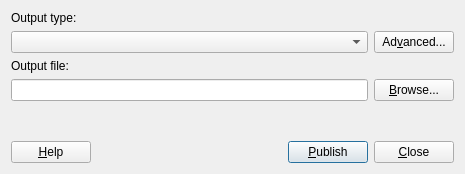
<ui version="4.0" >
 <class>PublishDialogBase</class>
 <widget class="QDialog" name="PublishDialogBase" >
  <property name="geometry" >
   <rect>
    <x>0</x>
    <y>0</y>
    <width>465</width>
    <height>174</height>
   </rect>
  </property>
  <property name="windowTitle" >
   <string>Publish</string>
  </property>
  <property name="sizeGripEnabled" >
   <bool>false</bool>
  </property>
  <layout class="QGridLayout" >
   <property name="margin" >
    <number>11</number>
   </property>
   <property name="spacing" >
    <number>6</number>
   </property>
   <item row="0" column="0" >
    <widget class="QLabel" name="inscriptionLabel_" >
     <property name="sizePolicy" >
      <sizepolicy vsizetype="Fixed" hsizetype="Fixed" >
       <horstretch>0</horstretch>
       <verstretch>0</verstretch>
      </sizepolicy>
     </property>
     <property name="text" >
      <string>Output type:</string>
     </property>
    </widget>
   </item>
   <item row="1" column="0" colspan="3" >
    <widget class="QComboBox" name="outputTypeCombo_" >
     <property name="sizePolicy" >
      <sizepolicy vsizetype="Fixed" hsizetype="Expanding" >
       <horstretch>0</horstretch>
       <verstretch>0</verstretch>
      </sizepolicy>
     </property>
    </widget>
   </item>
   <item row="1" column="3" >
    <widget class="QPushButton" name="advancedButton_" >
     <property name="text" >
      <string>Ad&amp;vanced...</string>
     </property>
     <property name="autoDefault" >
      <bool>false</bool>
     </property>
    </widget>
   </item>
   <item row="2" column="0" >
    <widget class="QLabel" name="outputFileLabel_" >
     <property name="sizePolicy" >
      <sizepolicy vsizetype="Fixed" hsizetype="Fixed" >
       <horstretch>0</horstretch>
       <verstretch>0</verstretch>
      </sizepolicy>
     </property>
     <property name="text" >
      <string>Output file:</string>
     </property>
    </widget>
   </item>
   <item row="3" column="0" colspan="3" >
    <widget class="QLineEdit" name="outputFileEdit_" />
   </item>
   <item row="3" column="3" >
    <widget class="QPushButton" name="browseToButton_" >
     <property name="text" >
      <string>&amp;Browse...</string>
     </property>
     <property name="shortcut" >
      <string>Alt+B</string>
     </property>
     <property name="autoDefault" >
      <bool>false</bool>
     </property>
    </widget>
   </item>
   <item row="4" column="1" >
    <spacer>
     <property name="orientation" >
      <enum>Qt::Vertical</enum>
     </property>
     <property name="sizeType" >
      <enum>QSizePolicy::Expanding</enum>
     </property>
     <property name="sizeHint" stdset="0" >
      <size>
       <width>20</width>
       <height>40</height>
      </size>
     </property>
    </spacer>
   </item>
   <item row="5" column="0" >
    <widget class="QPushButton" name="helpButton_" >
     <property name="text" >
      <string>&amp;Help</string>
     </property>
     <property name="shortcut" >
      <string>Alt+H</string>
     </property>
     <property name="autoDefault" >
      <bool>false</bool>
     </property>
    </widget>
   </item>
   <item row="5" column="1" >
    <spacer>
     <property name="orientation" >
      <enum>Qt::Horizontal</enum>
     </property>
     <property name="sizeType" >
      <enum>QSizePolicy::Expanding</enum>
     </property>
     <property name="sizeHint" stdset="0" >
      <size>
       <width>270</width>
       <height>20</height>
      </size>
     </property>
    </spacer>
   </item>
   <item row="5" column="2" >
    <widget class="QPushButton" name="publishButton_" >
     <property name="text" >
      <string>&amp;Publish</string>
     </property>
     <property name="autoDefault" >
      <bool>false</bool>
     </property>
     <property name="default" >
      <bool>true</bool>
     </property>
    </widget>
   </item>
   <item row="5" column="3" >
    <widget class="QPushButton" name="cancelButton_" >
     <property name="sizePolicy" >
      <sizepolicy vsizetype="Fixed" hsizetype="Fixed" >
       <horstretch>0</horstretch>
       <verstretch>0</verstretch>
      </sizepolicy>
     </property>
     <property name="text" >
      <string>&amp;Close</string>
     </property>
     <property name="shortcut" >
      <string/>
     </property>
     <property name="autoDefault" >
      <bool>false</bool>
     </property>
     <property name="default" >
      <bool>false</bool>
     </property>
    </widget>
   </item>
  </layout>
 </widget>
 <layoutdefault spacing="6" margin="11" />
 <pixmapfunction>qPixmapFromMimeSource</pixmapfunction>
 <tabstops>
  <tabstop>outputTypeCombo_</tabstop>
  <tabstop>advancedButton_</tabstop>
  <tabstop>outputFileEdit_</tabstop>
  <tabstop>browseToButton_</tabstop>
  <tabstop>publishButton_</tabstop>
  <tabstop>cancelButton_</tabstop>
  <tabstop>helpButton_</tabstop>
 </tabstops>
 <resources/>
 <connections/>
</ui>
